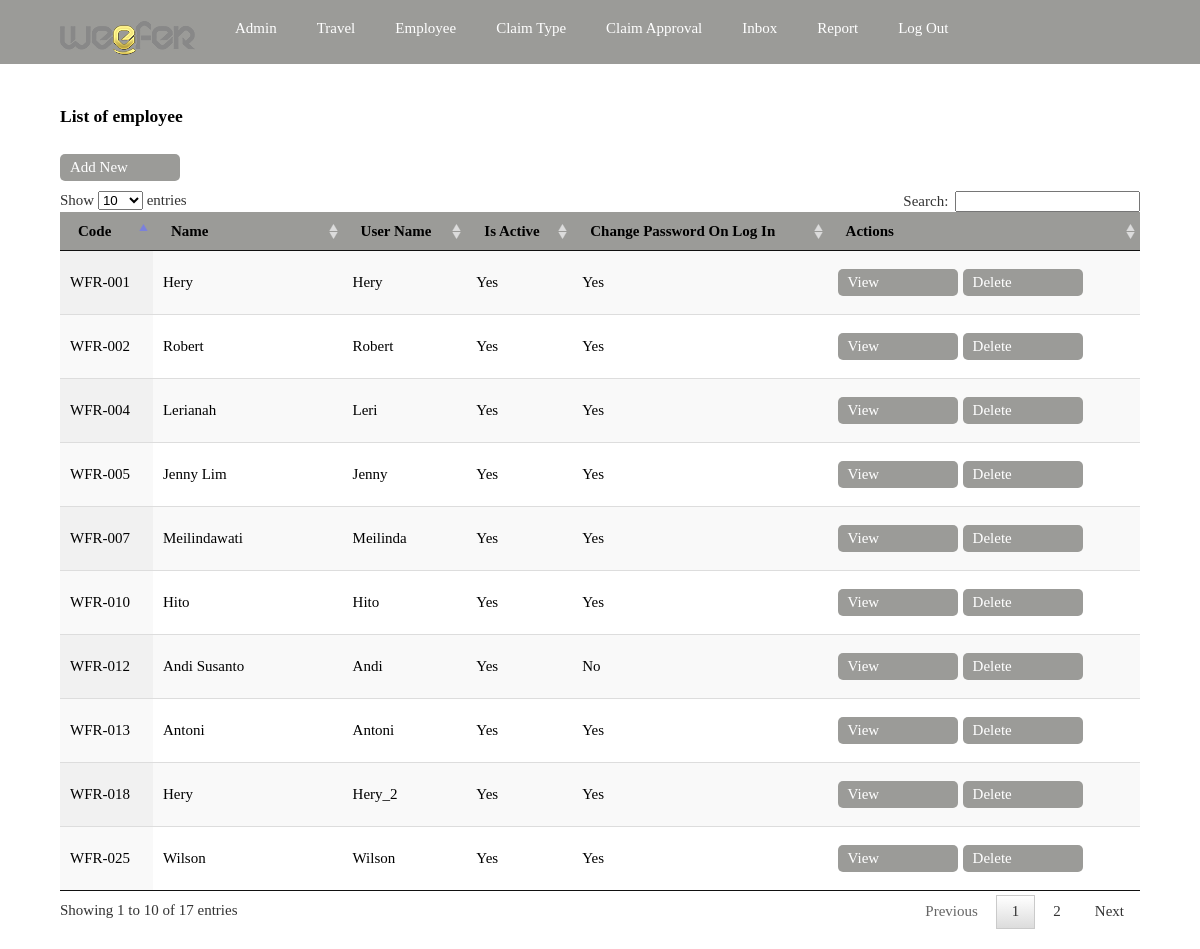
Page /claim/adminarea/employee.php (signed in) on the committed database.
### tables this page shows
CREATE TABLE `employee` (
  `Id` int(10) unsigned NOT NULL AUTO_INCREMENT,
  `Code` varchar(20) NOT NULL,
  `Name` varchar(50) NOT NULL,
  `UserName` varchar(45) NOT NULL,
  `StoredPassword` varchar(100) NOT NULL,
  `IsActive` tinyint(1) NOT NULL,
  `LockField` int(10) unsigned DEFAULT NULL,
  `ChangePasswordOnLogIn` tinyint(1) NOT NULL,
  PRIMARY KEY (`Id`),
  UNIQUE KEY `i_employee_code` (`Code`),
  UNIQUE KEY `i_employee_username` (`UserName`)
);

### claim/classes/Employee.php (called while the page is built, shortened)
<?php
class Employee extends UserBase{
   public static function LoadCollection($mySQLi, $Criteria = '1 = 1',$sort='',$page=0,$totalitem=0){
       $tmpQuery = "SELECT  * FROM ".self::TABLENAME." WHERE ".$mySQLi->real_escape_string($Criteria);
       if ($result = $mySQLi->query($tmpQuery)){
           $Employees = array();
           while ($row = $result->fetch_array()){
               $tmpEmployee = new Employee($mySQLi);
               $tmpEmployee->Id = $row['Id'];
               $tmpEmployee->LockField = $row['LockField'];
               $tmpEmployee->StoredPassword = $row['StoredPassword'];
               $tmpEmployee->IsActive = $row['IsActive'];
               $tmpEmployee->Code = $row['Code'];
               $tmpEmployee->UserName = $row['UserName'];
               $tmpEmployee->Name = $row['Name'];
               $tmpEmployee->ChangePasswordOnLogIn = $row['ChangePasswordOnLogIn'];
               $Employees[] = $tmpEmployee;
           }
           return $Employees;
       }
       else
       {
           throw new InvalidQueryException;
       }
   }
}
?>

### claim/classes/Helper.php (called while the page is built, shortened)
<?php
class Helper
{
    public static function getBooleanTextValue($boolValue){
        if($boolValue){
            return self::BOOL_TRUE_TEXT;
        }else{
            return self::BOOL_FALSE_TEXT;
        }
    }
}

### claim/classes/BaseObject.php (called while the page is built, shortened)
<?php
abstract class BaseObject{
	protected $Id;
	public function get_Id(){
		return $this->Id;
	}
}
?>

### claim/adminarea/employee.php (the view, shortened to what this page needs)
<?php
    include('header.php');
?><div class="view_data">
<h3>List of employee</h3>
<a href="newemployee.php">Add New</a>
<table id="datatable" class="display">
   <thead>
       <tr>
            <th>Code</th>
            <th>Name</th>
            <th>User Name</th>
            <th>Is Active</th>
            <th>Change Password On Log In</th>
           <th>Actions</th>
       </tr>
   </thead>
   <tbody>
       <?php
           include_once('../classes/Helper.php');
           include_once('../classes/Employee.php');
           $Conn = Connection::get_DefaultConnection();
           $Employees = Employee::LoadCollection($Conn);
           foreach($Employees as $Employee){ ?>
       <tr>
                <td><?php echo $Employee->Code; ?></td>
                <td><?php echo $Employee->Name; ?></td>
                <td><?php echo $Employee->UserName; ?></td>
                <td><?php echo Helper::getBooleanTextValue($Employee->IsActive); ?></td>
                <td><?php echo Helper::getBooleanTextValue($Employee->ChangePasswordOnLogIn); ?></td>
               <td>
                   <div>
                       <a href="viewemployee.php?Id=<?php echo $Employee->get_Id(); ?>">View</a>
                       <a href="processdeleteemployee.php?Id=<?php echo $Employee->get_Id(); ?>">Delete</a>
                   </div>
               </td>
       </tr>
           <?php } ?>
   </tbody>
</table>
</div>
<?php
    include('footer.php');
?>

### claim/adminarea/css/weefer_claim.css (style rules this page uses)
body { margin: 0; padding: 0; }
.view_data { font: 15px "Tahoma"; padding: 20px 60px; }
.view_data a:link, .view_data a:visited { padding: 5px 10px; margin: 10px 5px 10px 0; display: block; width: 100px; float: left; background: #9B9B98; border: none; color: #FFF; text-decoration: none; border-radius: 5px; }
.view_data table { clear: both; width: 100%; border-top: 1px solid #9B9B98; border-bottom: 1px solid #9B9B98; }
.view_data table thead { background: #9B9B98; }
.view_data table th { text-align: left; }

### rows in the picture
employee: Code "WFR-001", Name "Hery", UserName "Hery", IsActive "Yes", ChangePasswordOnLogIn "Yes"
employee: Code "WFR-002", Name "Robert", UserName "Robert", IsActive "Yes", ChangePasswordOnLogIn "Yes"
employee: Code "WFR-004", Name "Lerianah", UserName "Leri", IsActive "Yes", ChangePasswordOnLogIn "Yes"
employee: Code "WFR-005", Name "Jenny Lim", UserName "Jenny", IsActive "Yes", ChangePasswordOnLogIn "Yes"
employee: Code "WFR-007", Name "Meilindawati", UserName "Meilinda", IsActive "Yes", ChangePasswordOnLogIn "Yes"
employee: Code "WFR-010", Name "Hito", UserName "Hito", IsActive "Yes", ChangePasswordOnLogIn "Yes"
employee: Code "WFR-012", Name "Andi Susanto", UserName "Andi", IsActive "Yes", ChangePasswordOnLogIn "No"
employee: Code "WFR-013", Name "Antoni", UserName "Antoni", IsActive "Yes", ChangePasswordOnLogIn "Yes"
employee: Code "WFR-018", Name "Hery", UserName "Hery_2", IsActive "Yes", ChangePasswordOnLogIn "Yes"
employee: Code "WFR-025", Name "Wilson", UserName "Wilson", IsActive "Yes", ChangePasswordOnLogIn "Yes"
